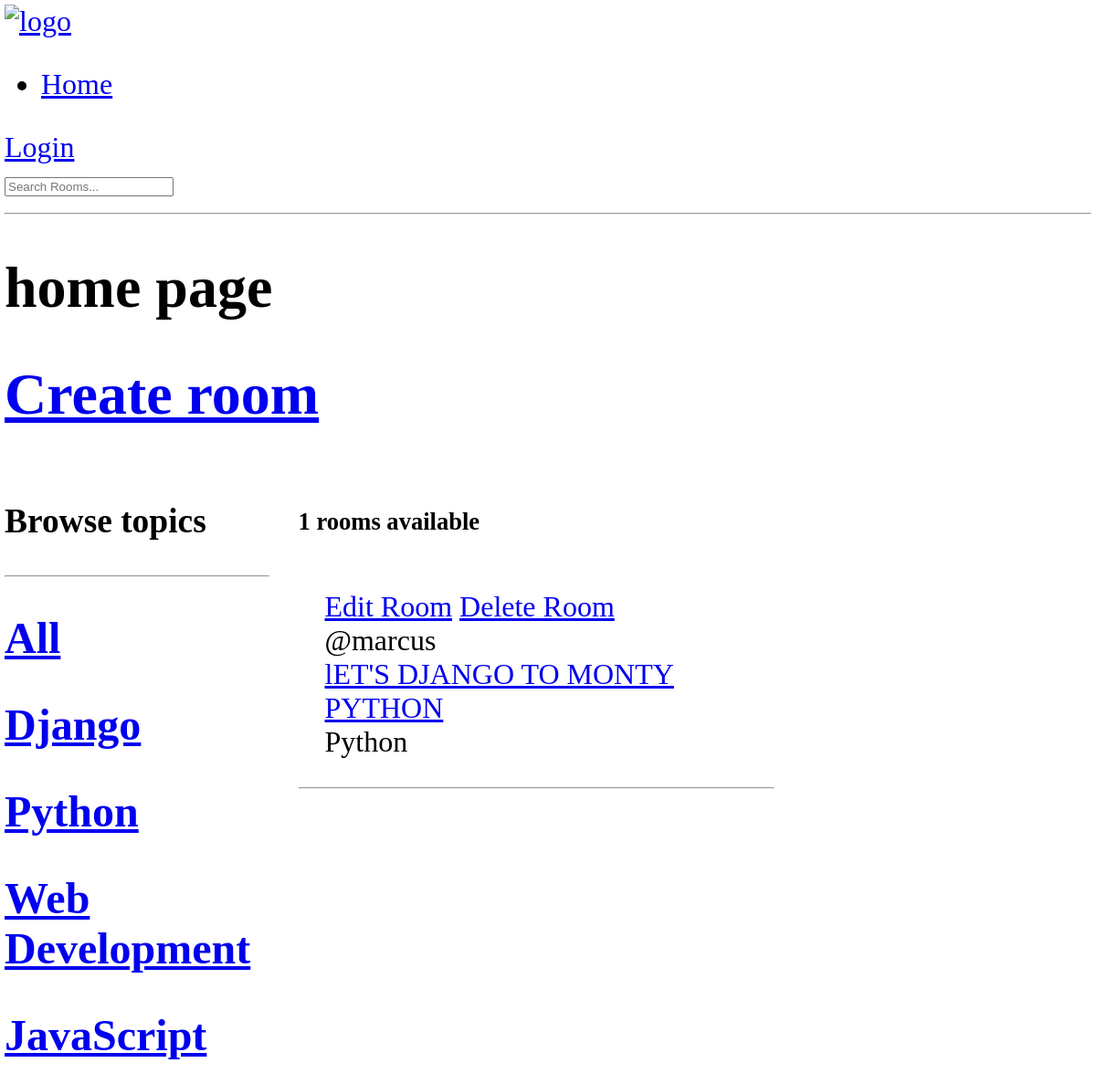
Screenshot of /?q=Django with the database file from the repository.
### base/models.py (models this page shows)
class Topic(models.Model):
    name = models.CharField(max_length=200)
    def __str__(self):
        return self.name

class Room(models.Model):
    host =models.ForeignKey(User, on_delete=models.SET_NULL, null=True)
    topic = models.ForeignKey(Topic, on_delete=models.SET_NULL, null=True , related_name="topics")
    name = models.CharField(max_length=170)
    description = models.TextField(null=True, blank=True)
    updated = models.DateTimeField(auto_now=True)
    created = models.DateTimeField(auto_now_add=True)
    class Meta:
        ordering = ['-updated', '-created']
    def __str__(self):
        return self.name

### base/views.py (the view)
# urls.py: path('',views.home, name='home'),
def home(request):
    q= request.GET.get('q') if request.GET.get('q') != None else ''
    rooms = Room.objects.filter(
            Q(topic__name__icontains=q)|
            Q(name__icontains=q)|
            Q(description__icontains=q)
            )
    room_count = rooms.count()
    topics = Topic.objects.all()
    context = {
        'rooms': rooms,
        'topics': topics,
        'room_count': room_count,
    }
    return render(request, 'base/home.html', context)

### base/templates/base/home.html (shortened to what this page needs)
{% extends 'layout.html' %}
{% block body %}
    <h1>home page</h1>
    <h1>
        <a href="{% url 'base:create-room' %}">Create room</a>
    </h1>
    <div class="home-container">
            <div class="sidebar">
                <h3>Browse topics</h3>
                <hr>
                <h2><a href="{% url 'base:home' %}">All</a></h2>
                {% for topic in topics %}
                    <h2><a href="{% url 'base:home' %}?q={{topic.name}}">{{ topic }}</a></h2>
                {% endfor %}
            </div>
            <div class="rooms">
                <h5>{{room_count}} rooms available</h5>
                {% for room in rooms %}
                <div class="rooms-items">
                    <span><a href="{% url 'base:update-room' room.id %}">Edit Room</a></span>
                     <span><a href="{% url 'base:delete-room' room.id %}">Delete Room</a></span>
                     <br>
                    <div>@{{room.host.username}}</div>
                    <a href="{% url 'base:room'  room.id %}">{{ room}}</a>
                    <div>{{room.topic}}</div>
                </div>
                <hr>
            {% endfor %}
            </div>
    </div>
{% endblock %}

### base/templates/base/home.html (style rules this page uses)
body { margin: 0; padding:5px; font-size:2rem; }
.home-container { display:grid; grid-template-columns: 1fr 3fr; gap:2rem; }
.rooms { width: 60%; }
.rooms-items { font-size: 2 rem; margin: 14px; padding:15px; }

### rows the page displays
Topic: name "Django"
Topic: name "Python"
Topic: name "Web Development"
Topic: name "JavaScript"
Room: host.username "marcus", name "lET'S DJANGO TO MONTY PYTHON", topic "Python"

### other values shown
{{ room_count }} "1"
